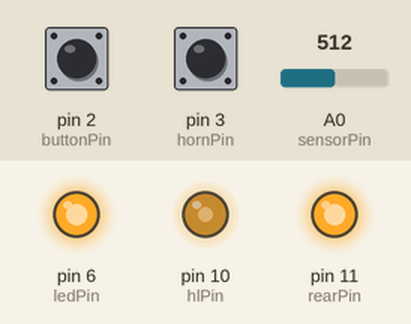
Simulated run of this sketch. Board: Arduino Pro Mini, built with avr-gcc and run on an emulated ATmega328P. Parts: output pins drawn as LEDs (lit = HIGH). Inputs (shaded band) come from the test bench; at power-on: pin 2 (buttonPin) HIGH, pin 3 (hornPin) HIGH, A0 (sensorPin) = 512.

Above: at 1.11 s.
1.8 s: pin 2 (buttonPin) pulled LOW for 3.2 s
At 5.6 s:
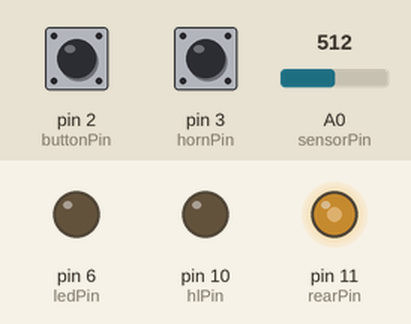
6.5 s: pin 2 (buttonPin) pulled LOW for 0.35 s
At 7.66 s:
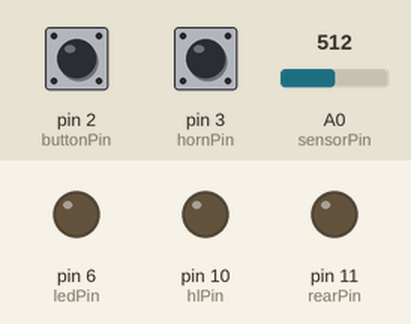
9.8 s: pin 2 (buttonPin) pulled LOW for 3.2 s
At 13.09 s:
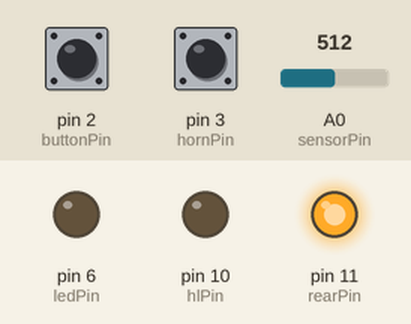
14.5 s: pin 3 (hornPin) pulled LOW for 0.35 s
16.3 s: pin 2 (buttonPin) pulled LOW for 1 s
At 19.13 s:
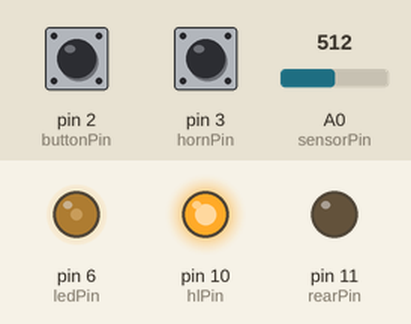
20.3 s: pin 3 (hornPin) pulled LOW for 1 s
Timing chart, 0 to 24.3 s (numbered marks = the images above; inputs shaded):
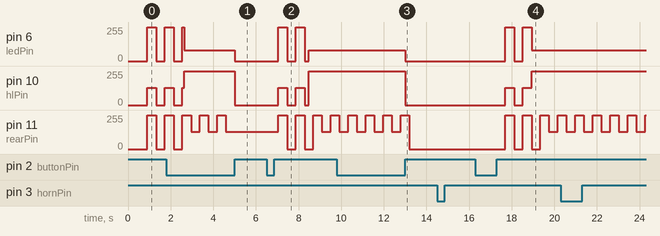

Measured:
- after the input at 6.5 s, pin 6 (ledPin): 0/255 → 255/255 after 0.55 s, → 0/255 0.41 s later, → 255/255 0.41 s later, → 0/255 0.41 s later, … (5 changes in this stretch); pin 10 (hlPin): 0/255 → 128/255 after 0.55 s, → 0/255 0.41 s later, → 128/255 0.41 s later, → 0/255 0.41 s later, … (5 changes in this stretch)
- after the input at 9.8 s, pin 6 (ledPin): 80/255 → 0/255 after 3.2 s; pin 10 (hlPin): 255/255 → 0/255 after 3.2 s
- after the input at 16.3 s, pin 6 (ledPin): 0/255 → 255/255 after 1.4 s, → 0/255 0.41 s later, → 255/255 0.41 s later, → 80/255 0.41 s later; pin 10 (hlPin): 0/255 → 128/255 after 1.4 s, → 0/255 0.41 s later, → 128/255 0.41 s later, → 255/255 0.41 s later
- by itself, pin 11 (rearPin): repeats every 0.82 s: 255/255 0.41 s, 128/255 0.41 s, until it stays 128/255 from 4.6 s

The sketch:

ebike_light_controller.ino
```cpp
// (licence header left out)
#define versionMajor       1
#define versionMinor       02

// Hardware configuration

// I used an Arduino Pro Mini clone, so you may prefer different pinouts

#define debug           false  // Debug over serial, recommend false unless debugging for better performance

// LDR circuit - LDR to Gnd, 47k to VCC

#define sensorPin         A0  // select the input pin for the LDR

// drivers - I used opto isolated MOSFET switch modules, high is "on"

#define hlPin             10  // select the pin for the headlight driver
#define rearPin           11  // pin for rear light

// Button functions:
// <1s = Auto / Headlight On toggle
// >1s <5s = Lights off completely
// >5s = play music

#define buttonPin          2  // input button, switch to ground, multifunction

// Horn pin activates a sound of your choosing

#define hornPin            3  // horn button, switch to ground

// LED indicates current mode; flash for flash, on for headlight, off for no lights

#define ledPin             6  // indicator led

// Sound pins - using a 1k resistor to input pins on a BY8301 module

#define soundPinStart      5  // startup sound pin
#define soundPinMusic      4  // your choice of music for effect
#define soundPinBell       7  // bell sound

// Default Values todo: make configurable on the fly

boolean flashFrontLight = true;   // Flash front light in daylight?
int rearFlashRate = 400;          // msec timer for rear light, also used for front light
int frontFlashBrightness = 128;   // Brightness of front light when flashing
int rearLowBrightness = 128;      // "off" brightness of rear light when headlight is on
int ledBrightness = 80;           // Brightness of indicator LED in darkness
int threshold = 150;              // what LDR threshold to turn on lighting
int stickiness = 20;              // how far past threshold to change (provides hysteresis)
int sampleDelay = 300;            // msec between samples
int samplesToUse = 5;             // how many samples to debounce light sensor

// Internal Variables do not alter

int sensorValue = 0;   // variable to store the value coming from the sensor
boolean lastSample;    // used to debounce light sensor
boolean currentState;  // used to debounce light sensor
int sampleCount = 0;   // used to debounce light sensor
boolean frontLightState = false; // used for flashing
boolean rearLightState = false;
boolean autoLight = true;
boolean power = true;
int ticks = 0;
int buttonticks = 0;
int soundticks = 0;
int sensorticks = 0;
int soundPlaying = 0;
int loopstart = 0;
int looptook = 0;

void setup() {
  delay(500);              // just a little warmup time, to allow flashing if there's an issue with interrupts etc

  if(debug){
            Serial.begin(57600);
            Serial.println("Ebike Lighting Controller - version " + String(versionMajor) + "." + String(versionMinor));
         }

  pinMode(hlPin, OUTPUT);
  pinMode(rearPin, OUTPUT);
  pinMode(buttonPin, INPUT_PULLUP);
  pinMode(hornPin, INPUT_PULLUP);
  pinMode(ledPin, OUTPUT);
  attachInterrupt(digitalPinToInterrupt(buttonPin), ButtonPress, FALLING);
  attachInterrupt(digitalPinToInterrupt(hornPin), HornPress, FALLING);

  OCR0A = 0xAF;            // use the same timer as the millis() function
  TIMSK0 |= _BV(OCIE0A);

  // Play a startup sound

  PlaySound(soundPinStart);
}

void loop() {
      // Since all my functions are time critical, I'm using the timer function instead
}

ISR(TIMER0_COMPA_vect){
  if(debug)
    loopstart = millis();

  ticks++;
  buttonticks++;
  soundticks++; // used to pulse sound output
  sensorticks++;

  if(ticks == rearFlashRate){
    ticks = 0;
    if(rearLightState) {
      if(frontLightState && power) {
        RL(rearLowBrightness);
      } else {
        RL(false);
        LED(false);
      }
      if(flashFrontLight &! frontLightState)
        HL(false, false);

    } else if (power) {
      RL(true);
      LED(true);
      if(flashFrontLight &! frontLightState)
        HL(frontFlashBrightness);
    }
  }

  if(soundticks == 100) {
    StopSounds();
  }

  if(sensorticks == sampleDelay) {
      sensorticks = 0;
      if(autoLight) {
        // read the value from the sensor:
        sensorValue = analogRead(sensorPin);
        if(debug)
          Serial.println("Sensor Value: " + String(sensorValue));
        if(sensorValue < (threshold - stickiness)) {
          if(lastSample == LOW) { // two consecutive samples
            if(sampleCount == samplesToUse) {
              HL(false, true);  // headlight off
              sampleCount++;
            } else {
              sampleCount++;
            }
          } else {
            lastSample = LOW;
            sampleCount = 0;
          }
      } else if(sensorValue > (threshold + stickiness)) {
        if(lastSample == HIGH) {
          if(sampleCount == samplesToUse) {
            HL(true, true);  // headlight on
            sampleCount++;
          } else {
            sampleCount++;
          }
        } else {
          lastSample = HIGH;
          sampleCount = 0;
        }
      }
    }
  }
  if(debug) {
    looptook = millis() - loopstart;
    if(looptook)
      Serial.println("Loop took " + String(millis() - loopstart) + "ms");
  }
}

void HornPress() {
  if (digitalRead(hornPin) == LOW)
    PlaySound(soundPinBell);
}

void ButtonPress() {
  if(debug)
    Serial.println("button pressed");
  if(digitalRead(buttonPin) == LOW) {
    buttonticks = 0;
    attachInterrupt(digitalPinToInterrupt(buttonPin), ButtonRelease, RISING);
  }
}

void ButtonRelease() { // button released
  if(debug)
    Serial.println("button released duration:" + String(buttonticks));
  attachInterrupt(digitalPinToInterrupt(buttonPin), ButtonPress, FALLING);
  if (buttonticks > 80 && buttonticks < 1000) {
    if(autoLight) {
      autoLight = false;
      HL(true, true);
      power = true;
    } else {
      autoLight = true;
      sampleCount = 0;
      power = true;
    }
  } else if (buttonticks >= 1000 && buttonticks <= 5000) {
    autoLight = false;
    HL(false, true);
    power = false;
  } else if (buttonticks >= 5000) {
    PlaySound(soundPinMusic);
  }
  buttonticks = 0;
}

void PlaySound(int soundPin) {
  soundticks = 0;
  StopSounds();
  soundPlaying = soundPin;
  if(debug)
    Serial.println("Sound Playing on pin: " + String(soundPin));
  pinMode(soundPin, OUTPUT);
  digitalWrite(soundPin, LOW);
}

void StopSounds() {
  if(soundPlaying) {
    if(debug)
      Serial.println("Stopping Sound on pin: " + String(soundPlaying));
    pinMode(soundPlaying, INPUT);
    soundPlaying = 0;
  }
}

void LED(boolean ledState) {
  if(ledState) {
    if(frontLightState)
      analogWrite(ledPin, ledBrightness);
    else
      digitalWrite(ledPin, HIGH);
  } else {
    digitalWrite(ledPin, LOW);
  }
}

void HL(boolean hlState, boolean set) {
  if(hlState) {
    if(debug)
      Serial.println("Headlight On");
    if(set) {
      frontLightState = true;
      LED(true);
    }
    digitalWrite(hlPin, HIGH);
  } else {
    if(debug)
      Serial.println("Headlight Off");
    if(set) {
      frontLightState = false;
      LED(false);
    }
    digitalWrite(hlPin, LOW); // lights out
  }
}

void HL(int hlState) {
  if(debug)
    Serial.println("Headlight set to " + String(hlState));
  analogWrite(hlPin, hlState);
}

void RL(boolean rlState) {
  if(debug)
    Serial.println("Rear light is " + String(rlState));
  digitalWrite(rearPin, rlState);
  rearLightState = rlState;
}

void RL(int rlState) {
  if(debug)
    Serial.println("Rear Light set to " + String(rlState));
  analogWrite(rearPin, rlState);
  rearLightState = false;
}
```
